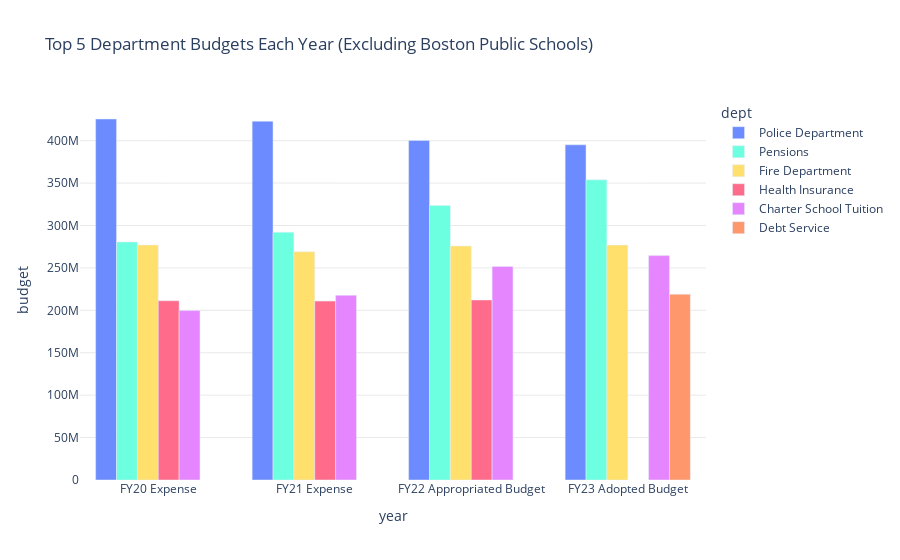

Notebook cell for this chart:
### Markdown cell above
Analysis: 
BPD remained the department with the second highest budget each year, with small decrements over the years. 
BPS, Pensions, and Charter School Tuition all had budget increases over the years.

NOTE: Might be more useful to show percentage of total city budget that BPD takes up per year + change over time

### Code cell
num_depts = 5
year = ['FY20 Expense'] * num_depts + ['FY21 Expense'] * num_depts + ['FY22 Appropriated Budget'] * num_depts + ['FY23 Adopted Budget'] * num_depts
budget = []
dept = []

# REMOVE BPS
budget_wo_bps = budget_df[budget_df.Dept != 'Boston Public Schools']

# Sum all budgets
summed_budget_df = budget_wo_bps.groupby(by=['Dept'], sort=False).sum()

getTopOverallDepts()

fig2_2_dict = {
    'year': year,
    'budget': budget,
    'dept': dept
}

df2_2 = pd.DataFrame(fig2_2_dict)
color_discrete_sequence=['#6c8bff','#6cffe0','#ffe06c','#ff6c8b', "#e586ff", "#ff976c"]
fig2_2 = px.bar(df2_2, x='year', y='budget', color='dept', title='Top 5 Department Budgets Each Year (Excluding Boston Public Schools)', barmode="group", color_discrete_sequence=color_discrete_sequence)
fig2_2.update_layout(plot_bgcolor='rgba(0,0,0,0)')
fig2_2.update_yaxes(showgrid=True, gridwidth=0.5, gridcolor='LightGray')
fig2_2.show()

### Figure 1 — Plotly figure (JSON) as saved in the notebook; plotly's stock layout.template omitted (floating-point values rounded to 4 significant figures)
{"data": [{"alignmentgroup": "True", "hovertemplate": "dept=Police Department<br>year=%{x}<br>budget=%{y}<extra></extra>", "legendgroup": "Police Department", "marker": {"color": "#6c8bff", "pattern": {"shape": ""}}, "name": "Police Department", "offsetgroup": "Police Department", "orientation": "v", "showlegend": true, "textposition": "auto", "type": "bar", "x": ["FY20 Expense", "FY21 Expense", "FY22 Appropriated Budget", "FY23 Adopted Budget"], "xaxis": "x", "y": [425553214, 422917500, 400306189, 395094796], "yaxis": "y"}, {"alignmentgroup": "True", "hovertemplate": "dept=Pensions<br>year=%{x}<br>budget=%{y}<extra></extra>", "legendgroup": "Pensions", "marker": {"color": "#6cffe0", "pattern": {"shape": ""}}, "name": "Pensions", "offsetgroup": "Pensions", "orientation": "v", "showlegend": true, "textposition": "auto", "type": "bar", "x": ["FY20 Expense", "FY21 Expense", "FY22 Appropriated Budget", "FY23 Adopted Budget"], "xaxis": "x", "y": [280602756, 292088778, 323684235, 353855931], "yaxis": "y"}, {"alignmentgroup": "True", "hovertemplate": "dept=Fire Department<br>year=%{x}<br>budget=%{y}<extra></extra>", "legendgroup": "Fire Department", "marker": {"color": "#ffe06c", "pattern": {"shape": ""}}, "name": "Fire Department", "offsetgroup": "Fire Department", "orientation": "v", "showlegend": true, "textposition": "auto", "type": "bar", "x": ["FY20 Expense", "FY21 Expense", "FY22 Appropriated Budget", "FY23 Adopted Budget"], "xaxis": "x", "y": [277013028, 268959926, 275808106, 276902589], "yaxis": "y"}, {"alignmentgroup": "True", "hovertemplate": "dept=Health Insurance<br>year=%{x}<br>budget=%{y}<extra></extra>", "legendgroup": "Health Insurance", "marker": {"color": "#ff6c8b", "pattern": {"shape": ""}}, "name": "Health Insurance", "offsetgroup": "Health Insurance", "orientation": "v", "showlegend": true, "textposition": "auto", "type": "bar", "x": ["FY20 Expense", "FY21 Expense", "FY22 Appropriated Budget"], "xaxis": "x", "y": [211341951, 210900841, 212236570], "yaxis": "y"}, {"alignmentgroup": "True", "hovertemplate": "dept=Charter School Tuition<br>year=%{x}<br>budget=%{y}<extra></extra>", "legendgroup": "Charter School Tuition", "marker": {"color": "#e586ff", "pattern": {"shape": ""}}, "name": "Charter School Tuition", "offsetgroup": "Charter School Tuition", "orientation": "v", "showlegend": true, "textposition": "auto", "type": "bar", "x": ["FY20 Expense", "FY21 Expense", "FY22 Appropriated Budget", "FY23 Adopted Budget"], "xaxis": "x", "y": [199702437, 217698388, 251621487, 264549478], "yaxis": "y"}, {"alignmentgroup": "True", "hovertemplate": "dept=Debt Service<br>year=%{x}<br>budget=%{y}<extra></extra>", "legendgroup": "Debt Service", "marker": {"color": "#ff976c", "pattern": {"shape": ""}}, "name": "Debt Service", "offsetgroup": "Debt Service", "orientation": "v", "showlegend": true, "textposition": "auto", "type": "bar", "x": ["FY23 Adopted Budget"], "xaxis": "x", "y": [218997990], "yaxis": "y"}], "layout": {"barmode": "group", "legend": {"title": {"text": "dept"}, "tracegroupgap": 0}, "plot_bgcolor": "rgba(0,0,0,0)", "title": {"text": "Top 5 Department Budgets Each Year (Excluding Boston Public Schools)"}, "xaxis": {"anchor": "y", "domain": [0, 1], "title": {"text": "year"}}, "yaxis": {"anchor": "x", "domain": [0, 1], "gridcolor": "LightGray", "gridwidth": 0.5, "showgrid": true, "title": {"text": "budget"}}}}
